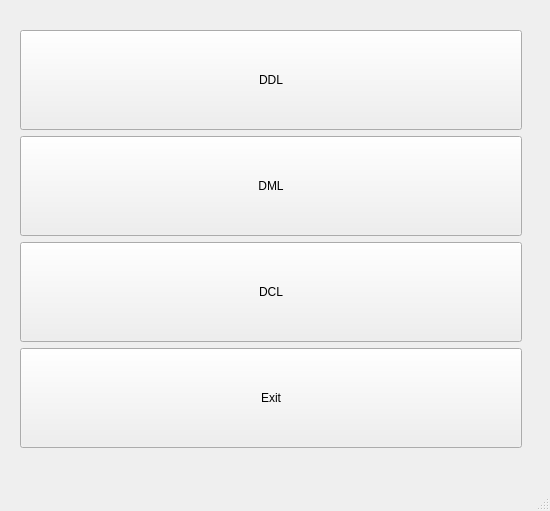
<?xml version="1.0" encoding="UTF-8"?>
<ui version="4.0">
 <class>MainWindow</class>
 <widget class="QMainWindow" name="MainWindow">
  <property name="geometry">
   <rect>
    <x>0</x>
    <y>0</y>
    <width>550</width>
    <height>511</height>
   </rect>
  </property>
  <property name="windowTitle">
   <string>Coffee Application</string>
  </property>
  <widget class="QWidget" name="centralwidget">
   <widget class="QWidget" name="">
    <property name="geometry">
     <rect>
      <x>20</x>
      <y>30</y>
      <width>502</width>
      <height>420</height>
     </rect>
    </property>
    <layout class="QGridLayout" name="gridLayout">
     <item row="0" column="0">
      <widget class="QPushButton" name="pushButton">
       <property name="minimumSize">
        <size>
         <width>500</width>
         <height>100</height>
        </size>
       </property>
       <property name="text">
        <string>DDL</string>
       </property>
      </widget>
     </item>
     <item row="1" column="0">
      <widget class="QPushButton" name="pushButton_2">
       <property name="minimumSize">
        <size>
         <width>500</width>
         <height>100</height>
        </size>
       </property>
       <property name="text">
        <string>DML</string>
       </property>
      </widget>
     </item>
     <item row="2" column="0">
      <widget class="QPushButton" name="pushButton_3">
       <property name="minimumSize">
        <size>
         <width>500</width>
         <height>100</height>
        </size>
       </property>
       <property name="text">
        <string>DCL</string>
       </property>
      </widget>
     </item>
     <item row="3" column="0">
      <widget class="QPushButton" name="pushButton_4">
       <property name="minimumSize">
        <size>
         <width>500</width>
         <height>100</height>
        </size>
       </property>
       <property name="text">
        <string>Exit</string>
       </property>
      </widget>
     </item>
    </layout>
   </widget>
  </widget>
  <widget class="QMenuBar" name="menubar">
   <property name="geometry">
    <rect>
     <x>0</x>
     <y>0</y>
     <width>550</width>
     <height>20</height>
    </rect>
   </property>
  </widget>
  <widget class="QStatusBar" name="statusbar"/>
 </widget>
 <resources/>
 <connections/>
</ui>
